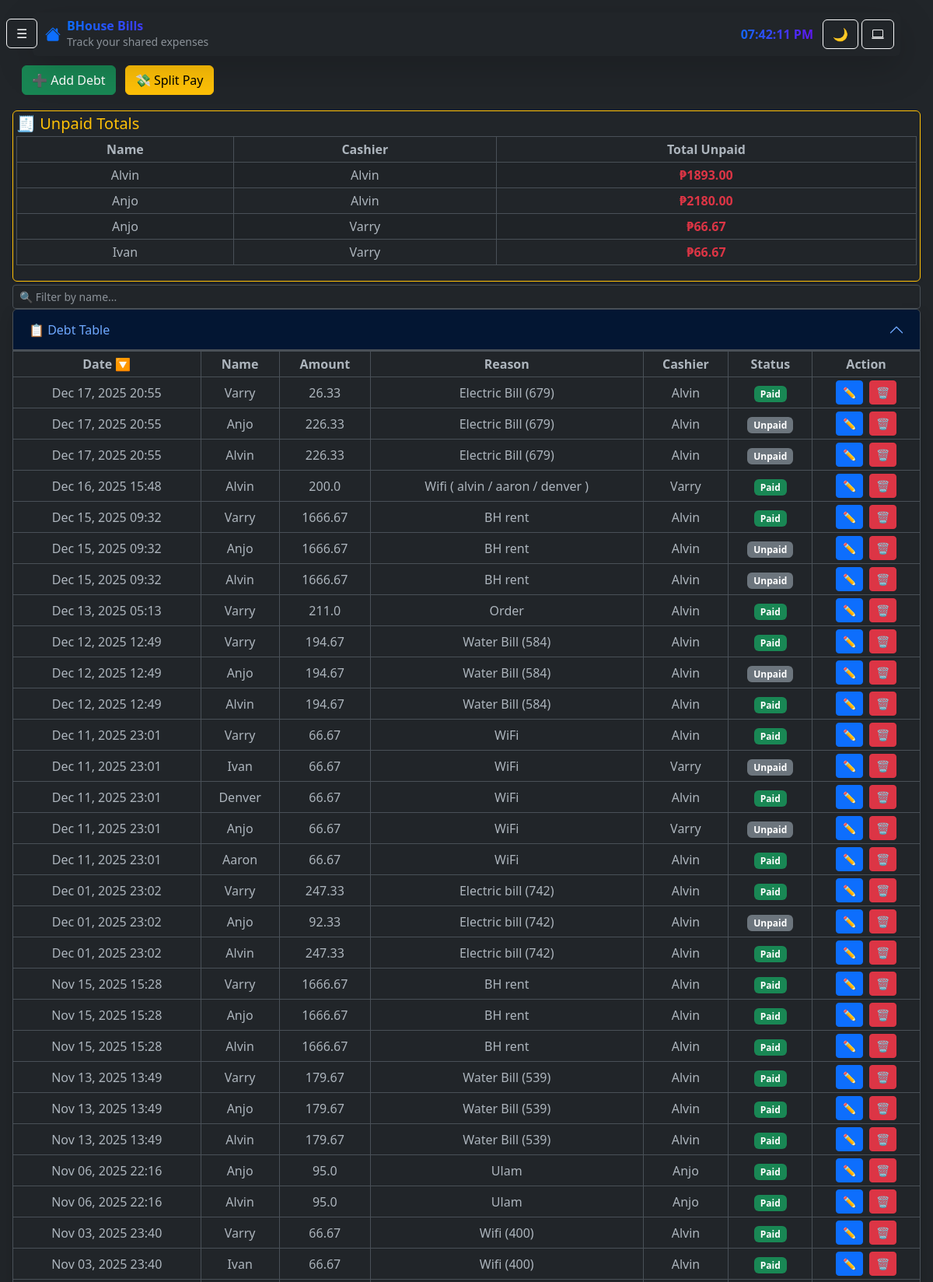
The page / (upper part) on the database its author committed.
### main/app.py (models this page shows)
class Person(db.Model):
    id = db.Column(db.Integer, primary_key=True)
    name = db.Column(db.String(50), unique=True)

class Debt(db.Model):
    id = db.Column(db.Integer, primary_key=True)
    date = db.Column(db.DateTime, default=datetime.utcnow)
    name_id = db.Column(db.Integer, db.ForeignKey('person.id'))
    lender_id = db.Column(db.Integer, db.ForeignKey('person.id'))
    amount = db.Column(db.Float, nullable=False)
    reason = db.Column(db.String(255), nullable=False)
    status = db.Column(db.Boolean, default=False)
    name = db.relationship("Person", foreign_keys=[name_id], backref="debts")
    lender = db.relationship("Person", foreign_keys=[lender_id])

### main/app.py (the view, shortened to what this page needs)
@app.route('/', methods=['GET', 'POST'])
def index():
    inspector = inspect(db.engine)
    tables = inspector.get_table_names()
    persons = Person.query.order_by(Person.name).all()
    debts = Debt.query.order_by(Debt.date.desc()).all()
    history = History.query.order_by(History.timestamp.desc()).limit(10).all()
    Borrower = aliased(Person)
    Lender = aliased(Person)
    unpaid_by_name_lender = (
        db.session.query(
            Borrower.name.label("borrower_name"),
            Lender.name.label("lender_name"),
            func.sum(Debt.amount).label("total_unpaid")
        )
        .join(Debt, Debt.name_id == Borrower.id)
        .join(Lender, Debt.lender_id == Lender.id)
        .filter(Debt.status == False)
        .group_by(Borrower.name, Lender.name).all())
    current_year = datetime.now().year
    date_now = datetime.now()
    desktop_mode = session.get("desktop_mode", False)
    return render_template('index.html', tables=tables,
                           persons=persons,
                           debts=debts,
                           history=history,
                           unpaid_by_name_lender=unpaid_by_name_lender,
                           current_year=current_year,desktop_mode=desktop_mode,
                           date_now=date_now
                          )

### main/templates/index.html (shortened to what this page needs)
<!DOCTYPE html>
<html lang="en" data-bs-theme="dark">
<head>
  <link href="https://cdn.jsdelivr.net/npm/bootstrap@5.3.0/dist/css/bootstrap.min.css" rel="stylesheet">
  <link href="https://cdn.jsdelivr.net/npm/bootstrap-icons@1.10.5/font/bootstrap-icons.css" rel="stylesheet">
  <link rel="stylesheet" href="https://cdnjs.cloudflare.com/ajax/libs/animate.css/4.1.1/animate.min.css"/>
</head>
<body class="p-3">
  <button id="toggleSidebar" class="bg-dark btn btn-outline-light m-2 mt-4 position-fixed top-0 start-0 z-3">
  ☰
</button>
<header class="container mb-2">
  <div class="card shadow-lg p-2 border-0 text-white animate__animated animate__fadeIn">
    <div class="d-flex flex-row justify-content-between align-items-center flex-wrap gap-1 text-center text-sm-start">
      <div class="d-flex align-items-center gap-2 ms-2 flex-grow-1">
        <i class="bi bi-house-fill text-primary fs-5"></i>
        <div class="text-start">
          <h6 class="mb-0 fw-bold gradient-text">BHouse Bills</h6>
          <small class="text-muted d-none d-sm-block">Track your shared expenses</small>
        </div>
      </div>
      <span id="live-time" class="badge gradient-text text-light px-2 py-1 fs-6 fw-semibold">
      </span>
      <button id="themeToggle" class="btn btn-outline-light">🌙</button>
    <a href="{{ url_for('toggle_view') }}"
       class="btn btn-outline-light btn-{{ 'dark' if desktop_mode else 'dark' }} view-toggle-btn">
        <i class="bi {{ 'bi-phone' if desktop_mode else 'bi-laptop' }}"></i>
    </a>
    </div>
  </div>
</header>
      <div class="z-3 p-1">
        <button class="btn btn-success ms-2" data-bs-toggle="modal" data-bs-target="#addModal">➕ Add Debt</button>
        <button class="btn btn-warning ms-2" data-bs-toggle="modal" data-bs-target="#splitModal">💸 Split Pay</button>
      </div>
    <div class="card p-1 mb-1 mt-3 border-warning border-start border-1 shadow-sm">
  <h5 class="mb-1 text-warning">🧾 Unpaid Totals</h5>
  <div class="table-responsive">
    <table class="table table-bordered table-striped table-sm text-center">
      <thead class="table">
        <tr>
          <th>Name</th>
          <th>Cashier</th>
          <th>Total Unpaid</th>
        </tr>
      </thead>
      <tbody>
        {% for borrower, lender, total in unpaid_by_name_lender %}
        <tr>
          <td>{{ borrower }}</td>
          <td>{{ lender }}</td>
          <td class="fw-bold text-danger">₱{{ '%.2f'|format(total or 0) }}</td>
        </tr>
        {% endfor %}
      </tbody>
    </table>
  </div>
    </div>
  <div class="mb-0">
  <input type="text" id="filterNameInput" list="nameSuggestions" class="form-control form-control-sm" placeholder="🔍 Filter by name...">
</div>
<div class="mb-2 border-1 shadow accordion">
  <div class="accordion-item">
    <h2 class="mb-0 accordion-header">
    <button class="accordion-button" type="button" data-bs-toggle="collapse" data-bs-target="#debtTableCollapse" aria-expanded="false" aria-controls="debtTableCollapse">
      📋 Debt Table
    </button>
      </h2>
  </div>
  <div class="collapse show" id="debtTableCollapse">
    <div class="table-responsive">
      <table class="table table-bordered table-hover table-sm align-middle text-nowrap text-center mb-0">
        <thead class="bg-dark">
  <tr>
    <th class="d-none d-md-table-cell" onclick="sortTable(0)">Date 🔽</th>
    <th onclick="sortTable(1)">Name</th>
    <th onclick="sortTable(2)">Amount</th>
    <th onclick="sortTable(3)">Reason</th>
    <th onclick="sortTable(4)">Cashier</th>
    <th onclick="sortTable(5)">Status</th>
    <th>Action</th>
  </tr>
        </thead>
        <tbody id="debtTable">
          {% for debt in debts %}
          <tr>
            <td class="d-none d-md-table-cell">{{ debt.date.strftime('%b %d, %Y %H:%M') }}</td>
            <td>{{ debt.name.name }}</td>
            <td>{{ debt.amount }}</td>
            <td>{{ debt.reason }}</td>
            <td>{{ debt.lender.name }}</td>
            <td>
              <span class="badge bg-{{ 'success' if debt.status else 'secondary' }}">
                {{ "Paid" if debt.status else "Unpaid" }}
              </span>
            </td>
            <td>
              <div class="d-flex justify-content-center gap-2 flex-wrap">
                <button class="btn btn-sm btn-primary" data-bs-toggle="modal" data-bs-target="#editModal{{ debt.id }}">✏️</button>
                <button class="btn btn-sm btn-danger" data-bs-toggle="modal" data-bs-target="#deleteModal{{ debt.id }}">🗑️</button>
              </div>
            </td>
          </tr>
          {% endfor %}
        </tbody>
      </table>
    </div>
  </div>
</div>
</body>
</html>

### main/templates/index.html (style rules this page uses)
.table-responsive { overflow-x: auto; }
.gradient-text { background: linear-gradient(90deg, #0d6efd, #6610f2); -webkit-background-clip: text; -webkit-text-fill-color: transparent; }

### rows shown on the page
Person: name "Alvin", total "1893.00"
Debt: date "Dec 17, 2025 20:55", name.name "Varry", amount "26.33", reason "Electric Bill (679)", lender.name "Alvin", status "Paid"
Debt: date "Dec 17, 2025 20:55", name.name "Anjo", amount "226.33", reason "Electric Bill (679)", lender.name "Alvin", status "Unpaid"
Debt: date "Dec 17, 2025 20:55", name.name "Alvin", amount "226.33", reason "Electric Bill (679)", lender.name "Alvin", status "Unpaid"
Debt: date "Dec 16, 2025 15:48", name.name "Alvin", amount "200.0", reason "Wifi ( alvin / aaron / denver )", lender.name "Varry", status "Paid"
Debt: date "Dec 15, 2025 09:32", name.name "Varry", amount "1666.67", reason "BH rent", lender.name "Alvin", status "Paid"
Debt: date "Dec 15, 2025 09:32", name.name "Anjo", amount "1666.67", reason "BH rent", lender.name "Alvin", status "Unpaid"
Debt: date "Dec 15, 2025 09:32", name.name "Alvin", amount "1666.67", reason "BH rent", lender.name "Alvin", status "Unpaid"
Debt: date "Dec 13, 2025 05:13", name.name "Varry", amount "211.0", reason "Order", lender.name "Alvin", status "Paid"
Debt: date "Dec 12, 2025 12:49", name.name "Varry", amount "194.67", reason "Water Bill (584)", lender.name "Alvin", status "Paid"
Debt: date "Dec 12, 2025 12:49", name.name "Anjo", amount "194.67", reason "Water Bill (584)", lender.name "Alvin", status "Unpaid"
Debt: date "Dec 12, 2025 12:49", name.name "Alvin", amount "194.67", reason "Water Bill (584)", lender.name "Alvin", status "Paid"
Debt: date "Dec 11, 2025 23:01", name.name "Varry", amount "66.67", reason "WiFi", lender.name "Alvin", status "Paid"
Debt: date "Dec 11, 2025 23:01", name.name "Ivan", amount "66.67", reason "WiFi", lender.name "Varry", status "Unpaid"
Debt: date "Dec 11, 2025 23:01", name.name "Denver", amount "66.67", reason "WiFi", lender.name "Alvin", status "Paid"
Debt: date "Dec 11, 2025 23:01", name.name "Anjo", amount "66.67", reason "WiFi", lender.name "Varry", status "Unpaid"
Debt: date "Dec 11, 2025 23:01", name.name "Aaron", amount "66.67", reason "WiFi", lender.name "Alvin", status "Paid"
Debt: date "Dec 01, 2025 23:02", name.name "Varry", amount "247.33", reason "Electric bill (742)", lender.name "Alvin", status "Paid"
Debt: date "Dec 01, 2025 23:02", name.name "Anjo", amount "92.33", reason "Electric bill (742)", lender.name "Alvin", status "Unpaid"
Debt: date "Dec 01, 2025 23:02", name.name "Alvin", amount "247.33", reason "Electric bill (742)", lender.name "Alvin", status "Paid"
Debt: date "Nov 15, 2025 15:28", name.name "Varry", amount "1666.67", reason "BH rent", lender.name "Alvin", status "Paid"
Debt: date "Nov 15, 2025 15:28", name.name "Anjo", amount "1666.67", reason "BH rent", lender.name "Alvin", status "Paid"
Debt: date "Nov 15, 2025 15:28", name.name "Alvin", amount "1666.67", reason "BH rent", lender.name "Alvin", status "Paid"
Debt: date "Nov 13, 2025 13:49", name.name "Varry", amount "179.67", reason "Water Bill (539)", lender.name "Alvin", status "Paid"
Debt: date "Nov 13, 2025 13:49", name.name "Anjo", amount "179.67", reason "Water Bill (539)", lender.name "Alvin", status "Paid"
Debt: date "Nov 13, 2025 13:49", name.name "Alvin", amount "179.67", reason "Water Bill (539)", lender.name "Alvin", status "Paid"
Debt: date "Nov 06, 2025 22:16", name.name "Anjo", amount "95.0", reason "Ulam", lender.name "Anjo", status "Paid"
Debt: date "Nov 06, 2025 22:16", name.name "Alvin", amount "95.0", reason "Ulam", lender.name "Anjo", status "Paid"
Debt: date "Nov 03, 2025 23:40", name.name "Varry", amount "66.67", reason "Wifi (400)", lender.name "Alvin", status "Paid"
Debt: date "Nov 03, 2025 23:40", name.name "Ivan", amount "66.67", reason "Wifi (400)", lender.name "Alvin", status "Paid"

### other values the page prints
{{ borrower }} "Anjo" "Anjo" "Ivan"
{{ lender }} "Alvin" "Varry" "Varry"
{{ '%.2f'|format(total or 0) }} "2180.00" "66.67" "66.67"
